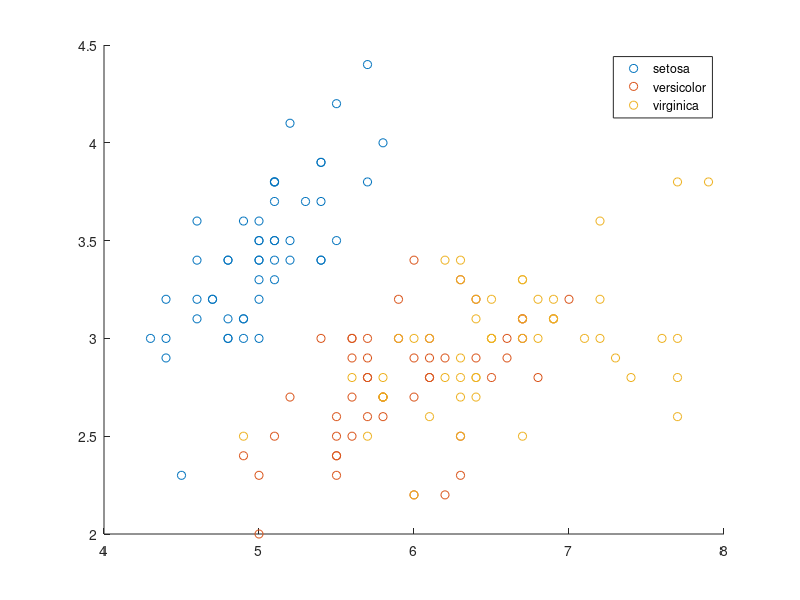

Reproduce this figure in MATLAB. (Note: this script raises an error after producing the figure.)
clear; clc;


%klasyfikator Bayesa
%problem klasyfkacji

load fisheriris;

d1 = 1;
d2 = 2; %d2 = 4

gscatter(meas(:,d1),meas(:,d2),species); %wyk1

cls = findgroups(species); % biezrze liczbe i sprawdza czy jest unikalna

gscatter(meas(:,d1),meas(:,d2),cls); %wyk2

n= length(cls);

k = .8;
nu = round(k*n);
nt = n - nu;



%ktore wartosci znamy a ktore nie znamy

%losujemy indeksy

idxu= randperm(n,nu);

% szukamy pozostałe indeksy - wartości kore nie zostały wylosowane

idxt = setdiff((1:n), idxu); %odejmujemy zbiory

gscatter(meas(idxu, d1), meas(idxu, d2), cls(idxu)); %wyk3 ??? byl nie dla idxt tylko idxu

hold on; % zachowuje wykres

plot(meas(idxt, d1), meas(idxt, d2), 'xk'); %wyk4

hold off;

for i = 1: 3;
    m(i,:) = mean( meas( idxu( cls( idxu )==i),: ) );
    s(i,:) = mean( meas( idxu( cls( idxu )==i),: ) );
    Pc(i) = sum (cls (idxu) == i)/nu;   %wyk5
end

%szykamy gdzie jest najwiekszcze P(c) * FNi(x)

for i = 1:3
    test(:, i) = Pc(i)*mvnpdf( meas( idxt, :), m(i, :), s(i, :));
end

[~, idx] = max( test, [], 2);


%gscatter( meas(idxt, d1), meas(idxt, d2), idx); %wyk6

gscatter( [ meas( idxt, d1); meas(idxu, d1) ], [ meas(idxt, d2); meas(idxu, d2) ],...
    [ idx * 10; cls(idxu)]); %wyk7


err = sum( idx ~= cls(idxt))/nt;

%szukamy punktow ktore sa zle sklasyfikowane

hold on;

plot( meas( idxt( idx ~= cls (idxt)), d1),...
meas( idxt (idx ~= cls(idxt)), d2), 'ko', ...
'MarkerSize', 8); %wyk8

hold off;